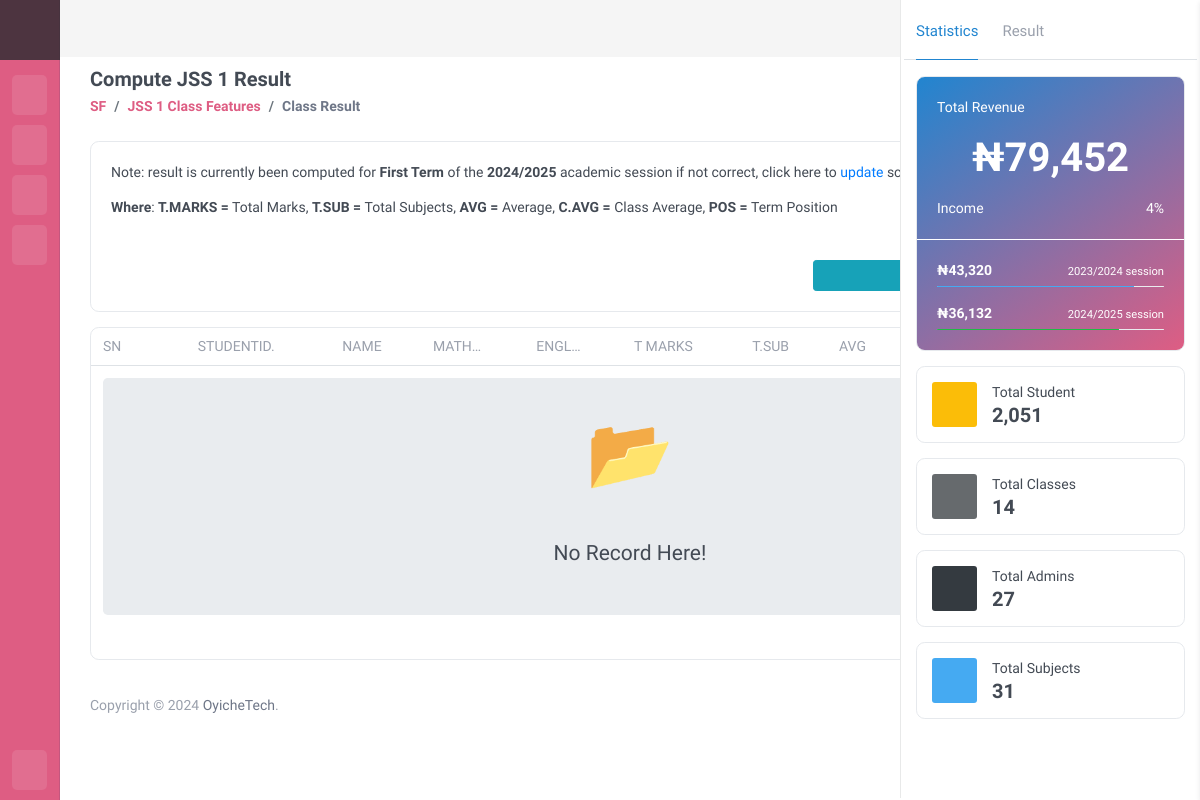
Page /sch/compute_results/12 (signed in) on the earlier database version.
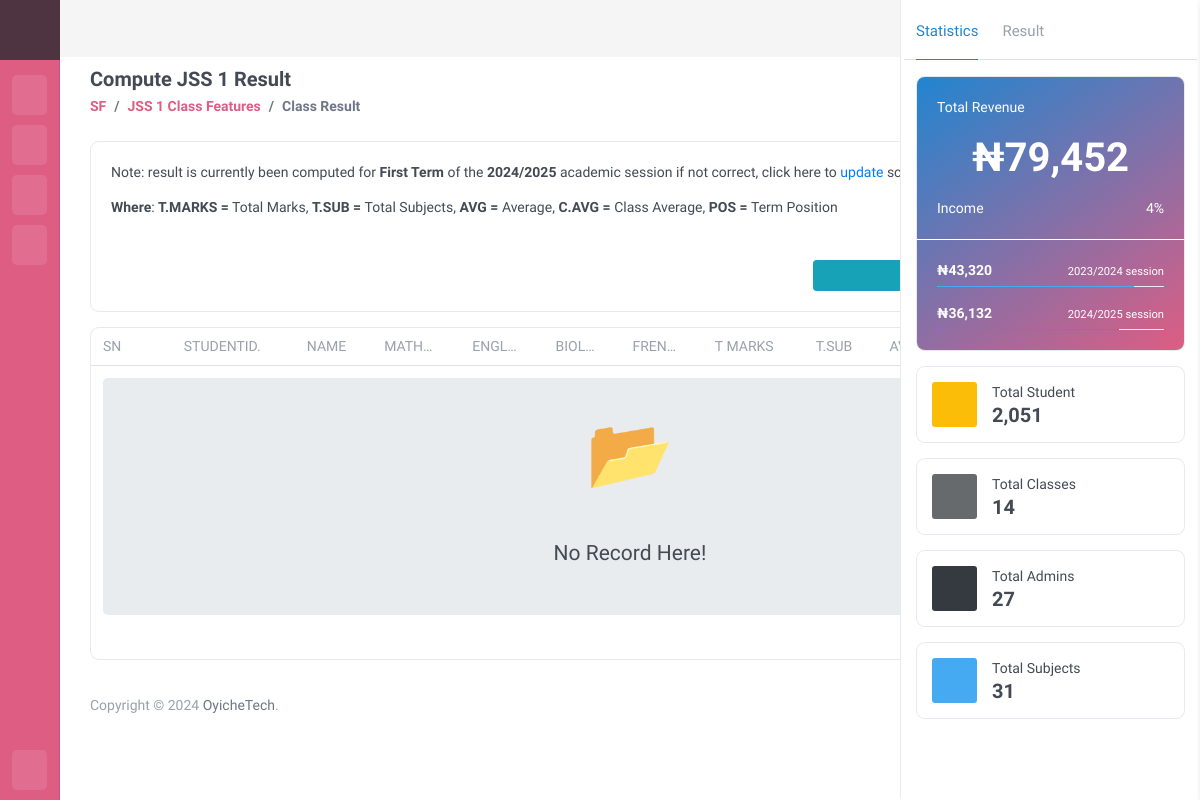
Same page on the later database version.
### oyiche_schMGT/models.py (models this page shows, shortened)
class SchoolClassSubjects(models.Model):
    school_class = models.ForeignKey(
        to='SchoolClasses', on_delete=models.CASCADE, related_name='school_class')
    school_info = models.ForeignKey(
        to=SchoolInformation, on_delete=models.CASCADE, related_name="school_class_subject", blank=True, null=True)
    school_subject = models.ForeignKey(
        to='SchoolSubject', on_delete=models.CASCADE, related_name='school_subject')
    date_created = models.DateTimeField(auto_now_add=True)
    class Meta:
        db_table = 'School Class Subjects'
        verbose_name_plural = 'School Class Subjects'

### oyiche_schMGT/views.py (the view, shortened to what this page needs)
# urls.py: path("compute_results/<str:class_id>", ComputeResultView.as_view(), name="compute_results"),
class ComputeResultView(LoginRequiredMixin, ListView):
    template_name = "backend/results/compute_result.html"
    model = StudentPerformance
    def get_queryset(self):
        school = get_school(self.request)
        class_id = self.kwargs.get('class_id')
        if school and class_id:
            subjects = SchoolClassSubjects.objects.filter(
                school_info=school,
                school_class=class_id
            ).values_list('school_subject__subject_name', 'id',)
            queryset = (
                StudentPerformance.objects.filter(
                    school_info=school,
                    current_enrollment__student_class=class_id,
                    current_enrollment__academic_session__is_current=True,
                    current_enrollment__academic_term__is_current=True,
                )
                .select_related('student', 'current_enrollment')
                .prefetch_related(
                    Prefetch(
                        'student__student_scores',
                        queryset=StudentScores.objects.filter(
                            school_info=school,
                            term__is_current=True,
                            session__is_current=True,
                        )
                    )
                )
                .order_by('-student_average')
            )
            return queryset, subjects
        return StudentPerformance.objects.none(), []
    def get_context_data(self, **kwargs):
        class_id = self.kwargs.get('class_id', '')
        context = super().get_context_data(**kwargs)
        queryset, subjects = self.get_queryset()
        context['queryset'] = queryset
        context['subjects'] = subjects
        context["class_name"] = SchoolClasses.objects.get(pk=class_id)
        context['academic_session'] = AcademicSession.objects.filter(is_current=True).first()
        context['academic_term'] = AcademicTerm.objects.filter(is_current=True).first()
        return context

### oyiche_auth/models.py (called while the page is built)
    def __str__(self):
        return self.user_title

    def get_school_name(self):
        try:
            if str(self.userType) == 'school':
                school = SchoolInformation.objects.get(principal_id=self.user_id)
                return school.school_username
            elif str(self.userType) == 'student':
                student = StudentInformation.objects.get(user_id=self.user_id)
                return student.school.school_username
            elif str(self.userType) == 'admin':
                return 'Oyiche'
            return None
        except SchoolInformation.DoesNotExist:
            raise Http404("School Information not Found! contact Host.")
        except StudentInformation.DoesNotExist:
            raise Http404("School Information not Found! contact School.")
        except Exception as e:
            return redirect('auth:login')  # Redirect to login page in case of unexpected errors

### oyiche_schMGT/models.py (called while the page is built)
    def __str__(self):
        return self.session

    def __str__(self):
        return self.term

### Templates/backend/results/compute_result.html (shortened to what the changed rows need)
{% extends 'base.html' %}
{% load static %}
{% load crispy_forms_tags %}
{% load my_tags %}
{% block head %} {% include 'partials/backend/head.html' %} {% endblock head %}
{% block body %}
<div id="main_content">
    <div class="page">
        <div class="section-body">
            <div class="container-fluid">
                <div class="d-flex justify-content-between align-items-center ">
                    <div class="header-action">
                        <h1 class="page-title">Compute {{class_name.class_name|upper}} Result</h1>
                    </div>
                </div>
            </div>
        </div>
        <div class="section-body mt-4">
            <div class="container-fluid">
                <div class="tab-content">
                    <div class="tab-pane active" id="manage-all">
                        <div class="table-responsive card">
                            <table class="table table-hover table-vcenter table-striped mb-0 text-nowrap">
                                <thead>
                                    <tr>
                                      <th>SN</th>
                                      <th></th>
                                      <th>StudentID.</th>
                                      <th>Name</th>
                                      {% for subject in subjects %}
                                      <th title="{{ subject.0|upper }}">{{ subject.0|truncatechars:5|upper }}</th>
                                      {% endfor %}
                                      <th>T Marks</th>
                                      <th>T.Sub</th>
                                      <th>AVG</th>
                                      <th>C.AVG</th>
                                      <th>POS</th>
                                      <th>Action</th>
                                    </tr>
                                </thead>
                            </table>
                        </div>
                    </div>
                </div>
            </div>
        </div>
    </div>
</div>
{% include 'partials/backend/script.html' %}
{% endblock body %}

Differences in the rows shown:
added SchoolClassSubjects: subject "BIOL…"
added SchoolClassSubjects: subject "FREN…"
